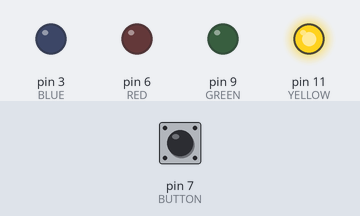
The sketch below on a simulated Arduino Uno, built with avr-gcc and run on an emulated ATmega328P. Shown: output pins drawn as LEDs (lit = HIGH). The inputs (shaded band) are chosen by the test bench; at power-on: pin 7 (BUTTON) HIGH.

Above: at 7.5 s.
7.6 s: pin 7 (BUTTON) pulled LOW for 3 s
At 9.1 s:
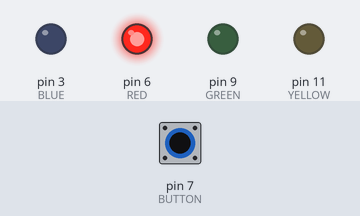
12.9 s: pin 7 (BUTTON) pulled LOW for 3 s
At 18.4 s:
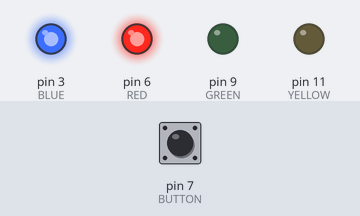
Timing chart, 0 to 23.4 s (numbered marks = the images above; inputs shaded):
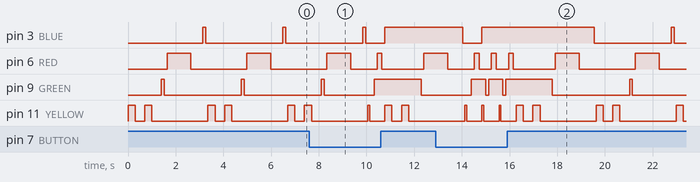

Measured:
- by itself, pin 11 (YELLOW): repeats every 3.4 s: HIGH 0.30 s, LOW 0.40 s, HIGH 0.30 s, LOW 2.4 s

The sketch:

LightSwitchPattern.ino
```cpp
int YELLOW = 11;
int GREEN = 9;
int RED = 6;
int BLUE = 3;

const int BUTTON = 7;
int val = 0;

void setup() {
pinMode(YELLOW, OUTPUT);

pinMode(GREEN, OUTPUT);

pinMode(RED, OUTPUT);

pinMode(BLUE, OUTPUT);
}


void loop(){
val = digitalRead(BUTTON);

if (val == LOW) {
digitalWrite(YELLOW, HIGH);
delay(80);
digitalWrite(YELLOW, LOW);
delay(80);
}
else{ digitalWrite(YELLOW, HIGH);
delay(300);
digitalWrite(YELLOW, LOW);
delay(400);
digitalWrite(YELLOW, HIGH);
delay(300);
digitalWrite(YELLOW, LOW);
delay(400);
}

if (val == HIGH) {
digitalWrite(GREEN, HIGH);
delay(120);
digitalWrite(GREEN, LOW);
delay(120);
}
else{ digitalWrite(GREEN, LOW);
delay(120);
digitalWrite(GREEN, HIGH);
delay(120);
}

if (val == HIGH) {
digitalWrite(RED, HIGH);
delay(500);
digitalWrite(RED, HIGH);
delay(500);
digitalWrite(RED, LOW);
delay(500);

}
else{ digitalWrite(RED, HIGH);
delay (80);
digitalWrite(RED, HIGH);
delay (120);
digitalWrite(RED, LOW);
delay (120);
}

if (val == HIGH) {
digitalWrite(BLUE, HIGH);
delay(130);
digitalWrite(BLUE, LOW);
delay(80);
}
else{ digitalWrite(BLUE, HIGH);
//delay(800);
//digitalWrite(BLUE, LOW);
//delay(80);
}

}
```
